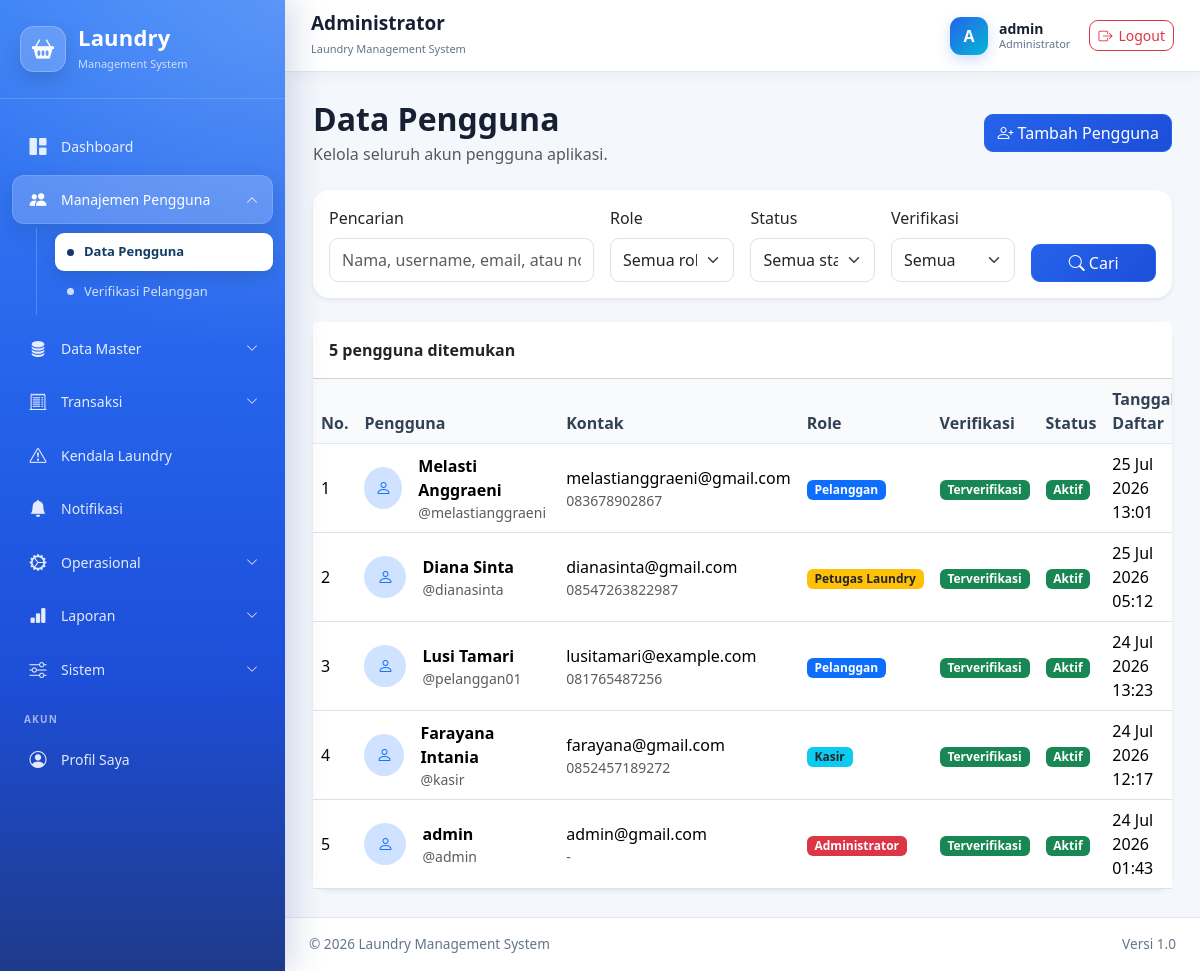
/administrator/pengguna/ (signed in), run on an earlier commit of the app's database.
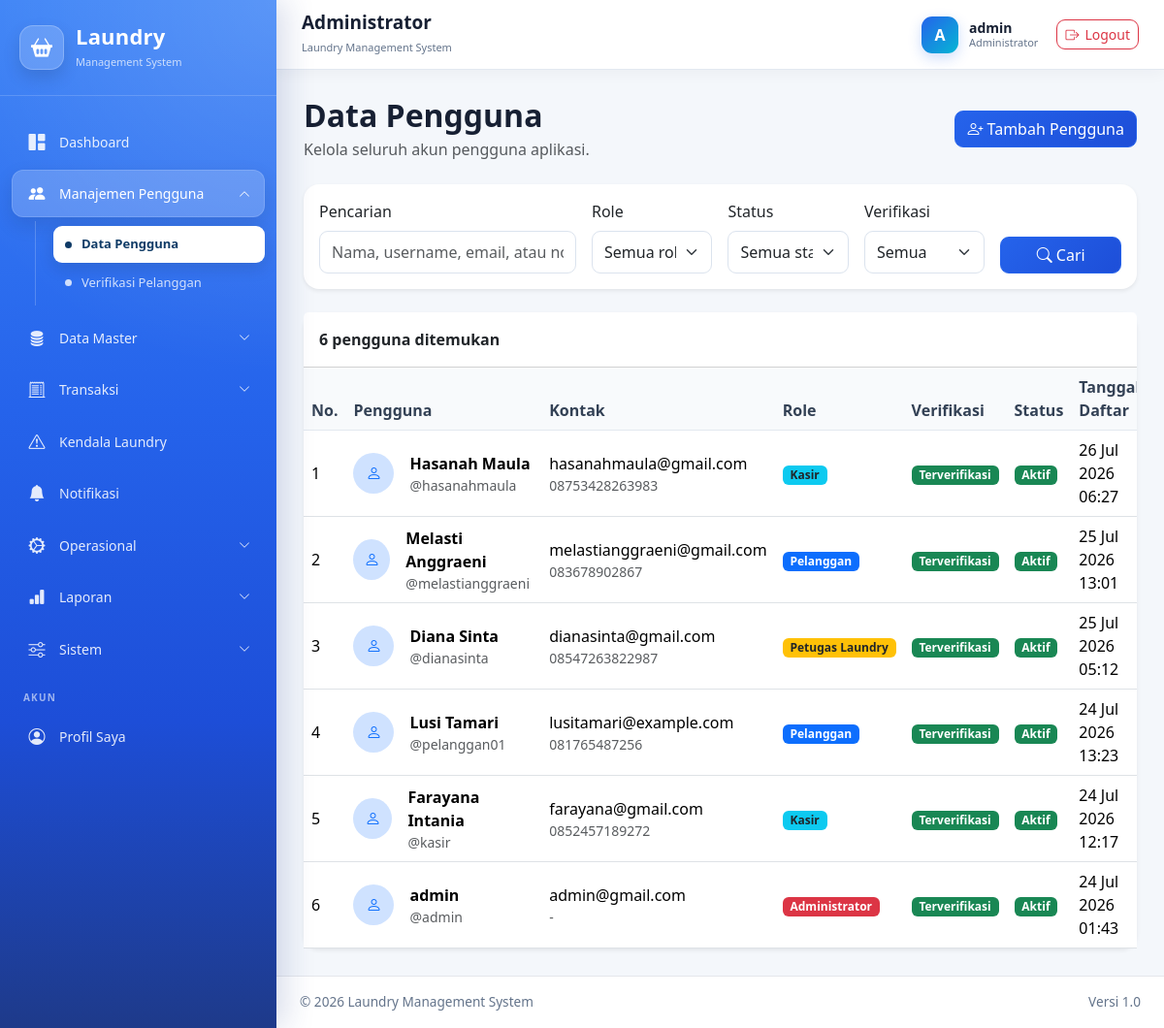
And on a later commit of the database.
### administrator/models.py (models this page shows, shortened)
class User(AbstractUser):
    class Role(models.TextChoices):
        ADMINISTRATOR = "administrator", "Administrator"
        KASIR = "kasir", "Kasir"
        PETUGAS_LAUNDRY = "petugaslaundry", "Petugas Laundry"
        PELANGGAN = "pelanggan", "Pelanggan"
    role = models.CharField(
        max_length=30,
        choices=Role.choices,
        default=Role.PELANGGAN,
        db_index=True,
        verbose_name="Hak akses",
    )
    nomor_hp = models.CharField(
        max_length=20,
        unique=True,
        verbose_name="Nomor HP",
    )
    alamat = models.TextField(
        blank=True,
        verbose_name="Alamat",
    )
    foto = models.ImageField(
        upload_to="pengguna/foto/",
        blank=True,
        null=True,
        verbose_name="Foto",
    )
    is_verified = models.BooleanField(
        default=False,
        db_index=True,
        verbose_name="Terverifikasi",
        help_text="Pelanggan harus diverifikasi administrator sebelum dapat login.",
    )
    verified_at = models.DateTimeField(
        blank=True,
        null=True,
        verbose_name="Waktu verifikasi",
    )
    verified_by = models.ForeignKey(
        "self",
        on_delete=models.SET_NULL,
        blank=True,
        null=True,
        related_name="pengguna_diverifikasi",
        verbose_name="Diverifikasi oleh",
    )
    email = models.EmailField(
        unique=True,
        verbose_name="Email",
    )
    class Meta:
        verbose_name = "Pengguna"
        verbose_name_plural = "Data Pengguna"
        ordering = ["username"]
    def verifikasi(self, administrator):
        """
        Memverifikasi akun pelanggan.
        """
        self.is_verified = True
        self.is_active = True
        self.verified_at = timezone.now()
        self.verified_by = administrator
        self.save(
            update_fields=[
                "is_verified",
                "is_active",
                "verified_at",
                "verified_by",
            ]
        )

### administrator/views_user.py (the view, shortened to what this page needs)
@administrator_required
def user_list(request):
    users = User.objects.all().order_by("-date_joined")
    keyword = request.GET.get("q", "").strip()
    role = request.GET.get("role", "").strip()
    status = request.GET.get("status", "").strip()
    verifikasi = request.GET.get("verifikasi", "").strip()
    valid_roles = {
        choice[0]
        for choice in User.Role.choices
    }
    if role in valid_roles:
        users = users.filter(role=role)
    if status == "aktif":
        users = users.filter(is_active=True)
    elif status == "nonaktif":
        users = users.filter(is_active=False)
    if verifikasi == "terverifikasi":
        users = users.filter(is_verified=True)
    elif verifikasi == "belum":
        users = users.filter(is_verified=False)
    jumlah_user = users.count()
    paginator = Paginator(users, 10)
    page_number = request.GET.get("page")
    page_obj = paginator.get_page(page_number)
    context = {
        "page_obj": page_obj,
        "jumlah_user": jumlah_user,
        "keyword": keyword,
        "role_filter": role,
        "status_filter": status,
        "verifikasi_filter": verifikasi,
        "role_choices": User.Role.choices,
    }
    return render(
        request,
        "administrator/users/user_list.html",
        context,
    )

### templates/administrator/users/user_list.html (shortened to what the changed rows need)
{% extends "base.html" %}
{% block content %}
<div class="d-flex flex-wrap justify-content-between align-items-center mb-4">
    <div>
        <h2 class="fw-bold mb-1">
            Data Pengguna
        </h2>
    </div>
</div>
<div class="card border-0 shadow-sm">
    <div class="card-header bg-white py-3">
        <strong>
            {{ jumlah_user }} pengguna ditemukan
        </strong>
    </div>
    <div class="card-body p-0">
        {% if page_obj %}
            <div class="table-responsive">
                <table class="table table-hover align-middle mb-0">
                    <thead class="table-light">
                        <tr>
                            <th>No.</th>
                            <th>Pengguna</th>
                            <th>Kontak</th>
                            <th>Role</th>
                            <th>Verifikasi</th>
                            <th>Status</th>
                            <th>Tanggal Daftar</th>
                        </tr>
                    </thead>
                    <tbody>
                        {% for user_obj in page_obj %}
                            <tr>
                                <td>
                                    {{ page_obj.start_index|add:forloop.counter0 }}
                                </td>
                                <td>
                                    <div class="d-flex align-items-center">
                                        {% if user_obj.foto %}
                                            <img
                                                src="{{ user_obj.foto.url }}"
                                                alt="{{ user_obj.username }}"
                                                class="rounded-circle me-3"
                                                width="42"
                                                height="42"
                                                style="object-fit: cover;"
                                            >
                                        {% else %}
                                            <div
                                                class="rounded-circle bg-primary-subtle text-primary d-flex align-items-center justify-content-center me-3"
                                                style="width: 42px; height: 42px;"
                                            >
                                                <i class="bi bi-person"></i>
                                            </div>
                                        {% endif %}
                                        <div>
                                            <strong>
                                                {{ user_obj.get_full_name|default:user_obj.username }}
                                            </strong>
                                            <div class="small text-muted">
                                                @{{ user_obj.username }}
                                            </div>
                                        </div>
                                    </div>
                                </td>
                                <td>
                                    <div>
                                        {{ user_obj.email }}
                                    </div>
                                    <div class="small text-muted">
                                        {{ user_obj.nomor_hp|default:"-" }}
                                    </div>
                                </td>
                                <td>
                                    {% if user_obj.role == "administrator" %}
                                        <span class="badge bg-danger">
                                            {{ user_obj.get_role_display }}
                                        </span>
                                    {% elif user_obj.role == "kasir" %}
                                        <span class="badge bg-info text-dark">
                                            {{ user_obj.get_role_display }}
                                        </span>
                                    {% elif user_obj.role == "petugaslaundry" %}
                                        <span class="badge bg-warning text-dark">
                                            {{ user_obj.get_role_display }}
                                        </span>
                                    {% else %}
                                        <span class="badge bg-primary">
                                            {{ user_obj.get_role_display }}
                                        </span>
                                    {% endif %}
                                </td>
                                <td>
                                    {% if user_obj.is_verified %}
                                        <span class="badge bg-success">
                                            Terverifikasi
                                        </span>
                                    {% else %}
                                        <span class="badge bg-warning text-dark">
                                            Belum
                                        </span>
                                    {% endif %}
                                </td>
                                <td>
                                    {% if user_obj.is_active %}
                                        <span class="badge bg-success">
                                            Aktif
                                        </span>
                                    {% else %}
                                        <span class="badge bg-secondary">
                                            Nonaktif
                                        </span>
                                    {% endif %}
                                </td>
                                <td>
                                    {{ user_obj.date_joined|date:"d M Y H:i" }}
                                </td>
                            </tr>
                        {% endfor %}
                    </tbody>
                </table>
            </div>
        {% endif %}
    </div>
</div>
{% endblock %}

### templates/includes/navbar.html (shortened to what this page needs)
<nav class="top-navbar">
    <div class="navbar-left">
        <div>
            <h5 class="navbar-title">
                {% if request.user.role == "administrator" %}
                    Administrator
                {% elif request.user.role == "kasir" %}
                    Kasir
                {% elif request.user.role == "petugaslaundry" %}
                    Petugas Laundry
                {% elif request.user.role == "pelanggan" %}
                    Pelanggan
                {% else %}
                    Laundry Management System
                {% endif %}
            </h5>
            <small class="navbar-subtitle">
                Laundry Management System
            </small>
        </div>
    </div>
    <div class="navbar-user">
        <div class="user-avatar">
            {{ request.user.username|first|upper }}
        </div>
        <div class="user-info">
            <span class="user-name">
                {{ request.user.get_full_name|default:request.user.username }}
            </span>
            <small>
                {{ request.user.get_role_display }}
            </small>
        </div>
        <a
            href="{% url 'logout' %}"
            class="btn btn-outline-danger btn-sm logout-button"
            title="Logout"
        >
            <i class="bi bi-box-arrow-right"></i>
            <span>Logout</span>
        </a>
    </div>
</nav>

What changed in the data, as far as the page shows it:
changed User "admin": start_index|add "5" → "6"
added User: start_index|add "1", get_full_name "Hasanah Maula", username "hasanahmaula", email "hasanahmaula@gmail.com", nomor_hp "08753428263983", role "Kasir", is_verified "Terverifikasi", is_active "Aktif", date_joined "26 Jul 2026 06:27"
changed User "Melasti Anggraeni": start_index|add "1" → "2"
changed User "Diana Sinta": start_index|add "2" → "3"
computed for User "Lusi Tamari": start_index|add "3" → "4"
computed for User "Farayana Intania": start_index|add "4" → "5"
Also different on the page:
{{ jumlah_user }}: "5" → "6"
